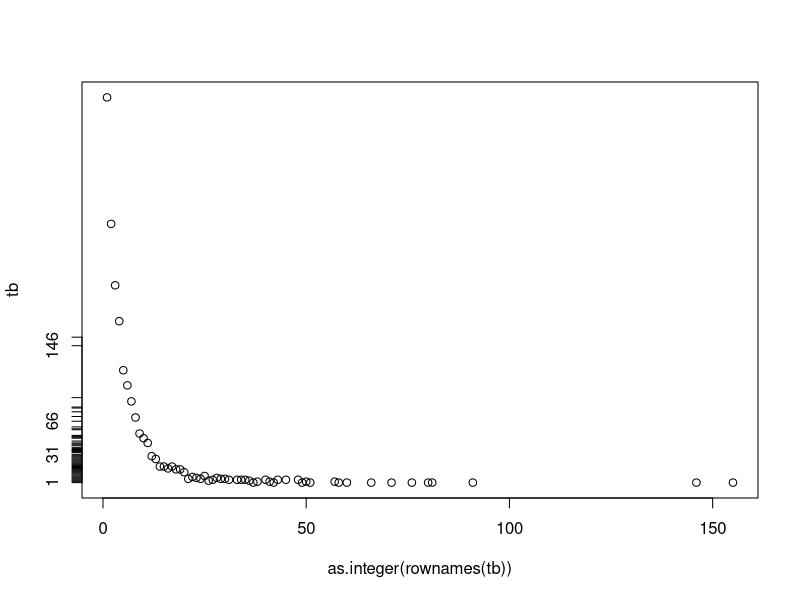
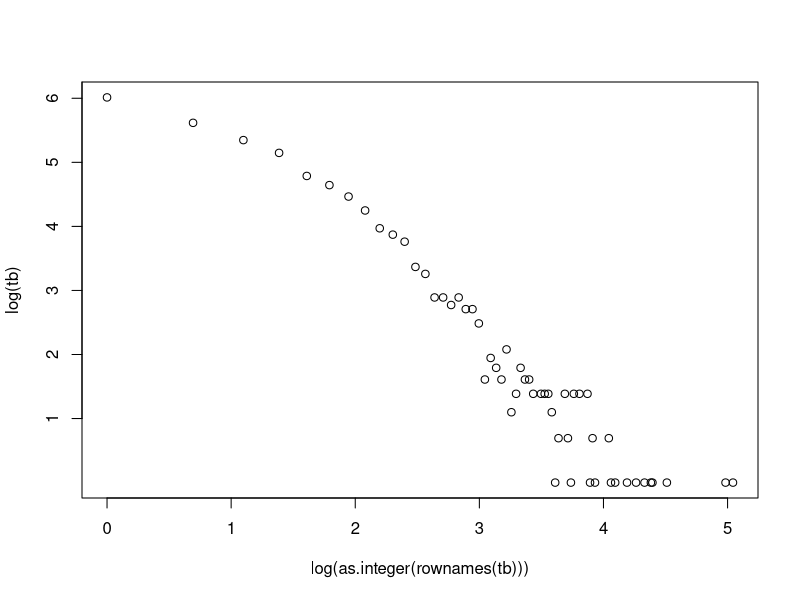
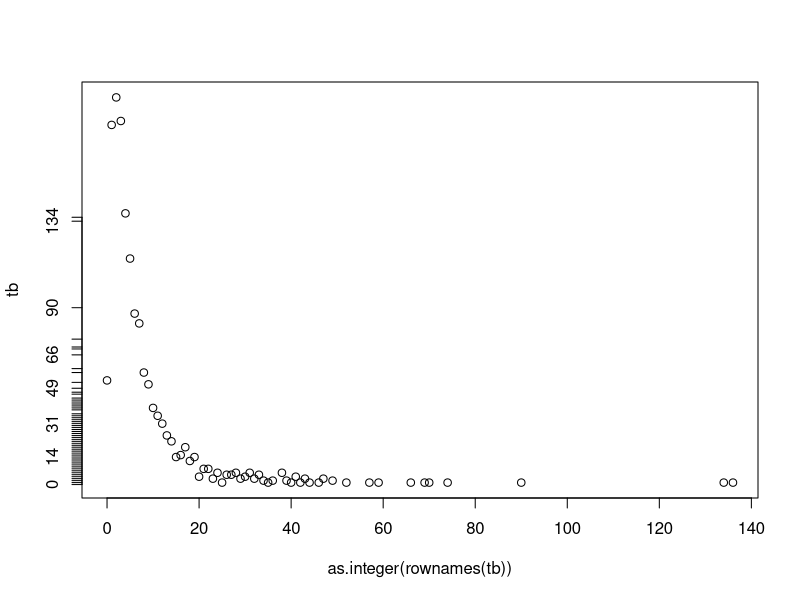
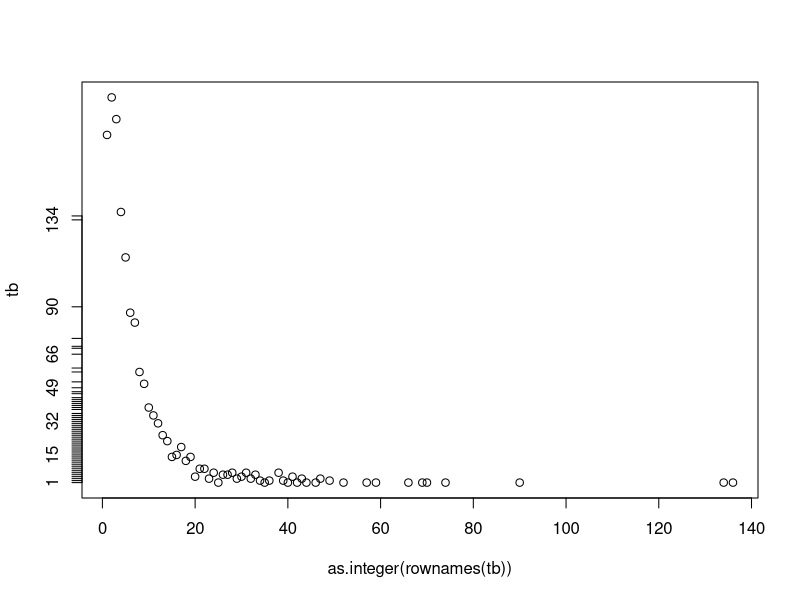
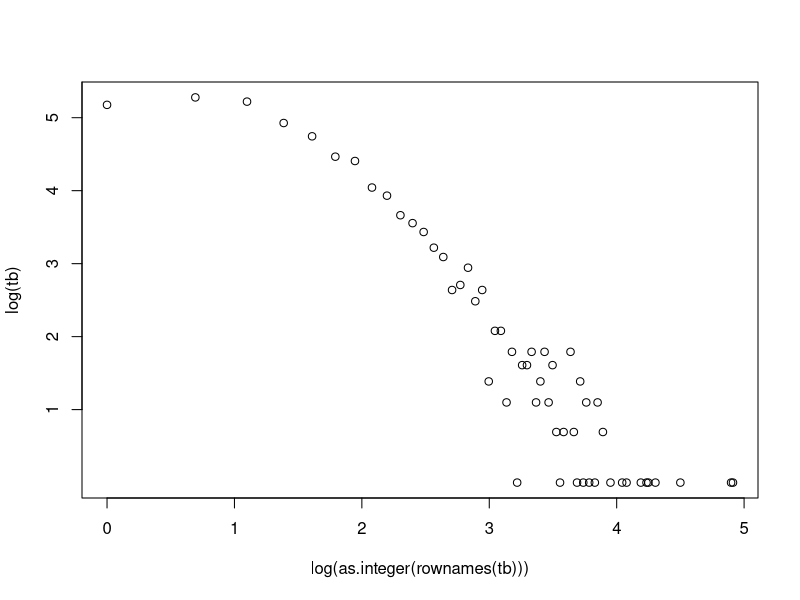

These figures' R source, in order:
library(igraph)
library(readr)
library(tidyverse)

## set current folder path and language
readpath <- function(){
  return(readline("Enter your folder path: "))
}
setwd(readpath())
Sys.setlocale('LC_CTYPE','Thai')
options(encoding = 'UTF-8')

## read full edge and full vertex files
edge <- read_csv('fulledge.csv')
edge <- edge[,2:4]
vertex <- read_csv('fullvertex.csv')
vertex <- vertex[,2:3]

## use fulledge graph 
fulledge <- edge
g2 <- graph_from_data_frame(fulledge, directed = TRUE)
c<- components(g2)
fullvertex <- names(c$membership[c$membership==1])
g2.sub <- induced_subgraph(g2, fullvertex)
diameter(g2.sub)
d <- degree(g2.sub)
tb <- table(d)
plot(x = as.integer(rownames(tb)), y = tb)
plot(x = log(as.integer(rownames(tb))), y = log(tb))# power law
radius(g2.sub) # 7
average.path.length(g2.sub, directed = FALSE) #4.594

## use only edge that have vertices in fullvertex
sum(sapply(edge$to, function(x) !(x %in% vertex$name)))
edge <- edge[sapply(edge$to, function(x) (x %in% vertex$name)),]
g <- graph_from_data_frame(edge,directed=TRUE,vertices = vertex)
diameter(g)
diameter(g,directed = FALSE)
d <- degree(g)
tb <- table(d)
plot(x = as.integer(rownames(tb)), y = tb)

# delete unconnected vertex
c <- components(g)
vertices <- names(c$membership[c$membership==1])
g.sub <- induced_subgraph(g, vertices)
diameter(g.sub)
diameter(g.sub, directed = FALSE)
d <- degree(g.sub)
tb <- table(d)
plot(x = as.integer(rownames(tb)), y = tb)
plot(x = log(as.integer(rownames(tb))), y = log(tb))
g.undi <- as.undirected(g.sub, mode = 'collapse')
average.path.length(g.sub, directed = FALSE) # 4.3077
radius(g.undi) # 7 

## export graph to .graphml
#write_graph(g.sub, 'wikigraphfull.graphml', format= 'graphml')
#write_graph(g2.sub, 'wikigraphfulledge.graphml', format= 'graphml')
